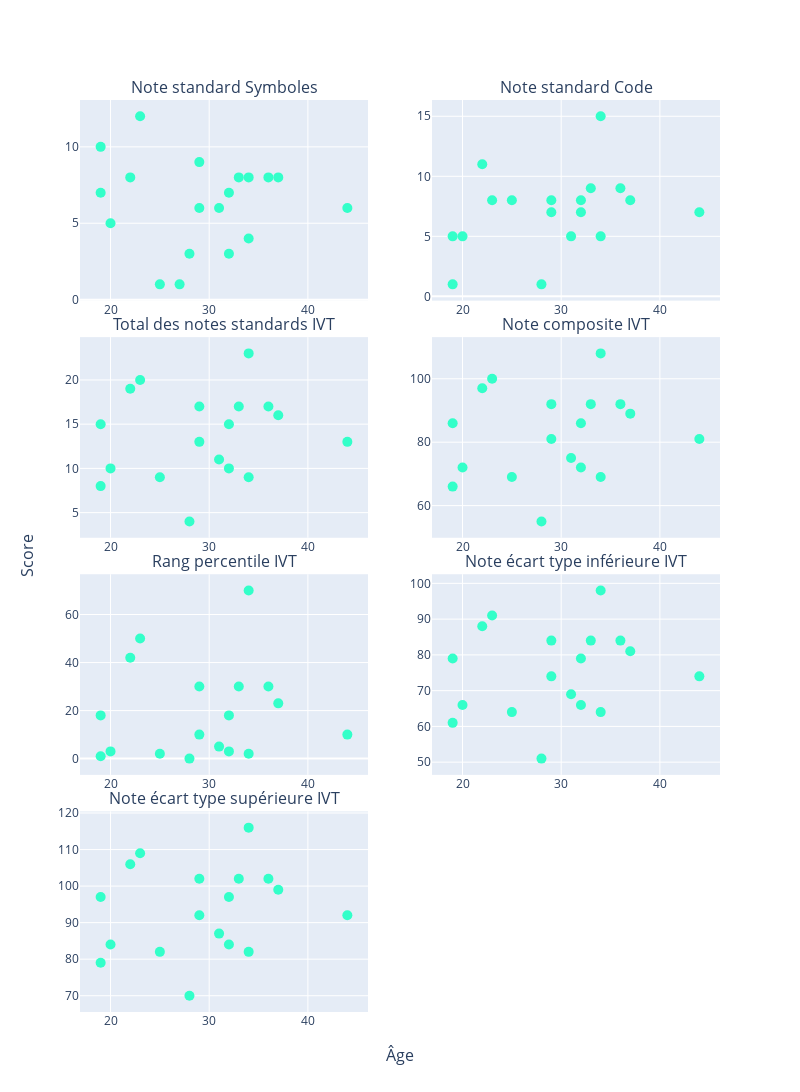

Source (notebook cell):
### Code cell
fig_wais_sub.add_trace(go.Scatter(x= df_wais_sub['age'], y=df_wais_sub[subplot_titles[4]], mode="markers+text",
            marker={'size': 10, "color": df_wais_sub['Type_color'] },
            hovertext= df_wais_sub['ID_SECONDAIRE'] +", "+ df_wais_sub['Type']),
            row=1, col=1)

fig_wais_sub.add_trace(go.Scatter(x= df_wais_sub['age'], y=df_wais_sub[subplot_titles[5]], mode="markers+text",
            marker={'size': 10, "color": df_wais_sub['Type_color'] },
            hovertext= df_wais_sub['ID_SECONDAIRE'] +", "+ df_wais_sub['Type']),
              row=1, col=2)

fig_wais_sub.add_trace(go.Scatter(x= df_wais_sub['age'], y=df_wais_sub[subplot_titles[6]], mode="markers+text",
            marker={'size': 10, "color": df_wais_sub['Type_color'] },
            hovertext= df_wais_sub['ID_SECONDAIRE'] +", "+ df_wais_sub['Type']),
              row=2, col=1)

fig_wais_sub.add_trace(go.Scatter(x= df_wais_sub['age'], y=df_wais_sub[subplot_titles[7]], mode="markers+text",
            marker={'size': 10, "color": df_wais_sub['Type_color'] },
            hovertext= df_wais_sub['ID_SECONDAIRE'] +", "+ df_wais_sub['Type']),
            row=2, col=2)

fig_wais_sub.add_trace(go.Scatter(x= df_wais_sub['age'], y=df_wais_sub[subplot_titles[8]], mode="markers+text",
            marker={'size': 10, "color": df_wais_sub['Type_color'] },
            hovertext= df_wais_sub['ID_SECONDAIRE'] +", "+ df_wais_sub['Type']),
            row=3, col=1)
                                                             
fig_wais_sub.add_trace(go.Scatter(x= df_wais_sub['age'], y=df_wais_sub[subplot_titles[9]], mode="markers+text",
            marker={'size': 10, "color": df_wais_sub['Type_color'] },
            hovertext= df_wais_sub['ID_SECONDAIRE'] +", "+ df_wais_sub['Type']),
            row=3, col=2)
    
fig_wais_sub.add_trace(go.Scatter(x= df_wais_sub['age'], y=df_wais_sub[subplot_titles[10]], mode="markers+text",
            marker={'size': 10, "color": df_wais_sub['Type_color'] },
            hovertext= df_wais_sub['ID_SECONDAIRE'] +", "+ df_wais_sub['Type']),
            row=4, col=1)
    
fig_wais_sub.update_layout(height=1500, width=800,
                   showlegend=False
            )

### Figure 1 — Plotly figure (JSON) as saved in the notebook; plotly's stock layout.template omitted (floating-point values rounded to 4 significant figures)
{"data": [{"hovertext": ["EF 2E 22 E0 EA, Type 1", "B6 A4 CD 3A 81, Type 1", "C2 C3 05 A8 4B, Type 1", "39 CA BD 3C 82, Type 1", "7B DE 78 5B F6, Type 1", "9B 8E 44 F8 FF, Type 1", "35 86 13 56 24, Type 1", "73 EC 1B D7 9B, Type 1", "7D 76 3D FC 91, Type 1", "AB A5 ED 43 8B, Type 1", "01 83 17 5E 89, Type 1", "B9 5D 22 14 86, Type 1", "A1 54 32 B1 53, Type 1", "FD 11 B7 CF 8F, Type 1", "DB 6B 59 3A 0C, Type 1", "F1 C2 1C 3A FC, Type 1", "98 2C 1A AA 87, Type 1", "A2 D7 D0 A4 2A, Type 1", "02 92 7B FF E6, Type 1", "06 25 B6 B7 F5, Type 1"], "marker": {"color": ["#33ffc9", "#33ffc9", "#33ffc9", "#33ffc9", "#33ffc9", "#33ffc9", "#33ffc9", "#33ffc9", "#33ffc9", "#33ffc9", "#33ffc9", "#33ffc9", "#33ffc9", "#33ffc9", "#33ffc9", "#33ffc9", "#33ffc9", "#33ffc9", "#33ffc9", "#33ffc9"], "size": 10}, "mode": "markers+text", "type": "scatter", "x": [19, 19, 20, 22, 23, 25, 27, 28, 29, 29, 31, 32, 32, 33, 34, 34, 36, 37, 41, 44], "xaxis": "x", "y": [7, 10, 5, 8, 12, 1, 1, 3, 9, 6, 6, 7, 3, 8, 4, 8, 8, 8, null, 6], "yaxis": "y"}, {"hovertext": ["EF 2E 22 E0 EA, Type 1", "B6 A4 CD 3A 81, Type 1", "C2 C3 05 A8 4B, Type 1", "39 CA BD 3C 82, Type 1", "7B DE 78 5B F6, Type 1", "9B 8E 44 F8 FF, Type 1", "35 86 13 56 24, Type 1", "73 EC 1B D7 9B, Type 1", "7D 76 3D FC 91, Type 1", "AB A5 ED 43 8B, Type 1", "01 83 17 5E 89, Type 1", "B9 5D 22 14 86, Type 1", "A1 54 32 B1 53, Type 1", "FD 11 B7 CF 8F, Type 1", "DB 6B 59 3A 0C, Type 1", "F1 C2 1C 3A FC, Type 1", "98 2C 1A AA 87, Type 1", "A2 D7 D0 A4 2A, Type 1", "02 92 7B FF E6, Type 1", "06 25 B6 B7 F5, Type 1"], "marker": {"color": ["#33ffc9", "#33ffc9", "#33ffc9", "#33ffc9", "#33ffc9", "#33ffc9", "#33ffc9", "#33ffc9", "#33ffc9", "#33ffc9", "#33ffc9", "#33ffc9", "#33ffc9", "#33ffc9", "#33ffc9", "#33ffc9", "#33ffc9", "#33ffc9", "#33ffc9", "#33ffc9"], "size": 10}, "mode": "markers+text", "type": "scatter", "x": [19, 19, 20, 22, 23, 25, 27, 28, 29, 29, 31, 32, 32, 33, 34, 34, 36, 37, 41, 44], "xaxis": "x2", "y": [1, 5, 5, 11, 8, 8, null, 1, 8, 7, 5, 8, 7, 9, 5, 15, 9, 8, null, 7], "yaxis": "y2"}, {"hovertext": ["EF 2E 22 E0 EA, Type 1", "B6 A4 CD 3A 81, Type 1", "C2 C3 05 A8 4B, Type 1", "39 CA BD 3C 82, Type 1", "7B DE 78 5B F6, Type 1", "9B 8E 44 F8 FF, Type 1", "35 86 13 56 24, Type 1", "73 EC 1B D7 9B, Type 1", "7D 76 3D FC 91, Type 1", "AB A5 ED 43 8B, Type 1", "01 83 17 5E 89, Type 1", "B9 5D 22 14 86, Type 1", "A1 54 32 B1 53, Type 1", "FD 11 B7 CF 8F, Type 1", "DB 6B 59 3A 0C, Type 1", "F1 C2 1C 3A FC, Type 1", "98 2C 1A AA 87, Type 1", "A2 D7 D0 A4 2A, Type 1", "02 92 7B FF E6, Type 1", "06 25 B6 B7 F5, Type 1"], "marker": {"color": ["#33ffc9", "#33ffc9", "#33ffc9", "#33ffc9", "#33ffc9", "#33ffc9", "#33ffc9", "#33ffc9", "#33ffc9", "#33ffc9", "#33ffc9", "#33ffc9", "#33ffc9", "#33ffc9", "#33ffc9", "#33ffc9", "#33ffc9", "#33ffc9", "#33ffc9", "#33ffc9"], "size": 10}, "mode": "markers+text", "type": "scatter", "x": [19, 19, 20, 22, 23, 25, 27, 28, 29, 29, 31, 32, 32, 33, 34, 34, 36, 37, 41, 44], "xaxis": "x3", "y": [8, 15, 10, 19, 20, 9, null, 4, 17, 13, 11, 15, 10, 17, 9, 23, 17, 16, null, 13], "yaxis": "y3"}, {"hovertext": ["EF 2E 22 E0 EA, Type 1", "B6 A4 CD 3A 81, Type 1", "C2 C3 05 A8 4B, Type 1", "39 CA BD 3C 82, Type 1", "7B DE 78 5B F6, Type 1", "9B 8E 44 F8 FF, Type 1", "35 86 13 56 24, Type 1", "73 EC 1B D7 9B, Type 1", "7D 76 3D FC 91, Type 1", "AB A5 ED 43 8B, Type 1", "01 83 17 5E 89, Type 1", "B9 5D 22 14 86, Type 1", "A1 54 32 B1 53, Type 1", "FD 11 B7 CF 8F, Type 1", "DB 6B 59 3A 0C, Type 1", "F1 C2 1C 3A FC, Type 1", "98 2C 1A AA 87, Type 1", "A2 D7 D0 A4 2A, Type 1", "02 92 7B FF E6, Type 1", "06 25 B6 B7 F5, Type 1"], "marker": {"color": ["#33ffc9", "#33ffc9", "#33ffc9", "#33ffc9", "#33ffc9", "#33ffc9", "#33ffc9", "#33ffc9", "#33ffc9", "#33ffc9", "#33ffc9", "#33ffc9", "#33ffc9", "#33ffc9", "#33ffc9", "#33ffc9", "#33ffc9", "#33ffc9", "#33ffc9", "#33ffc9"], "size": 10}, "mode": "markers+text", "type": "scatter", "x": [19, 19, 20, 22, 23, 25, 27, 28, 29, 29, 31, 32, 32, 33, 34, 34, 36, 37, 41, 44], "xaxis": "x4", "y": [66, 86, 72, 97, 100, 69, null, 55, 92, 81, 75, 86, 72, 92, 69, 108, 92, 89, null, 81], "yaxis": "y4"}, {"hovertext": ["EF 2E 22 E0 EA, Type 1", "B6 A4 CD 3A 81, Type 1", "C2 C3 05 A8 4B, Type 1", "39 CA BD 3C 82, Type 1", "7B DE 78 5B F6, Type 1", "9B 8E 44 F8 FF, Type 1", "35 86 13 56 24, Type 1", "73 EC 1B D7 9B, Type 1", "7D 76 3D FC 91, Type 1", "AB A5 ED 43 8B, Type 1", "01 83 17 5E 89, Type 1", "B9 5D 22 14 86, Type 1", "A1 54 32 B1 53, Type 1", "FD 11 B7 CF 8F, Type 1", "DB 6B 59 3A 0C, Type 1", "F1 C2 1C 3A FC, Type 1", "98 2C 1A AA 87, Type 1", "A2 D7 D0 A4 2A, Type 1", "02 92 7B FF E6, Type 1", "06 25 B6 B7 F5, Type 1"], "marker": {"color": ["#33ffc9", "#33ffc9", "#33ffc9", "#33ffc9", "#33ffc9", "#33ffc9", "#33ffc9", "#33ffc9", "#33ffc9", "#33ffc9", "#33ffc9", "#33ffc9", "#33ffc9", "#33ffc9", "#33ffc9", "#33ffc9", "#33ffc9", "#33ffc9", "#33ffc9", "#33ffc9"], "size": 10}, "mode": "markers+text", "type": "scatter", "x": [19, 19, 20, 22, 23, 25, 27, 28, 29, 29, 31, 32, 32, 33, 34, 34, 36, 37, 41, 44], "xaxis": "x5", "y": [1, 18, 3, 42, 50, 2, null, 0, 30, 10, 5, 18, 3, 30, 2, 70, 30, 23, null, 10], "yaxis": "y5"}, {"hovertext": ["EF 2E 22 E0 EA, Type 1", "B6 A4 CD 3A 81, Type 1", "C2 C3 05 A8 4B, Type 1", "39 CA BD 3C 82, Type 1", "7B DE 78 5B F6, Type 1", "9B 8E 44 F8 FF, Type 1", "35 86 13 56 24, Type 1", "73 EC 1B D7 9B, Type 1", "7D 76 3D FC 91, Type 1", "AB A5 ED 43 8B, Type 1", "01 83 17 5E 89, Type 1", "B9 5D 22 14 86, Type 1", "A1 54 32 B1 53, Type 1", "FD 11 B7 CF 8F, Type 1", "DB 6B 59 3A 0C, Type 1", "F1 C2 1C 3A FC, Type 1", "98 2C 1A AA 87, Type 1", "A2 D7 D0 A4 2A, Type 1", "02 92 7B FF E6, Type 1", "06 25 B6 B7 F5, Type 1"], "marker": {"color": ["#33ffc9", "#33ffc9", "#33ffc9", "#33ffc9", "#33ffc9", "#33ffc9", "#33ffc9", "#33ffc9", "#33ffc9", "#33ffc9", "#33ffc9", "#33ffc9", "#33ffc9", "#33ffc9", "#33ffc9", "#33ffc9", "#33ffc9", "#33ffc9", "#33ffc9", "#33ffc9"], "size": 10}, "mode": "markers+text", "type": "scatter", "x": [19, 19, 20, 22, 23, 25, 27, 28, 29, 29, 31, 32, 32, 33, 34, 34, 36, 37, 41, 44], "xaxis": "x6", "y": [61, 79, 66, 88, 91, 64, null, 51, 84, 74, 69, 79, 66, 84, 64, 98, 84, 81, null, 74], "yaxis": "y6"}, {"hovertext": ["EF 2E 22 E0 EA, Type 1", "B6 A4 CD 3A 81, Type 1", "C2 C3 05 A8 4B, Type 1", "39 CA BD 3C 82, Type 1", "7B DE 78 5B F6, Type 1", "9B 8E 44 F8 FF, Type 1", "35 86 13 56 24, Type 1", "73 EC 1B D7 9B, Type 1", "7D 76 3D FC 91, Type 1", "AB A5 ED 43 8B, Type 1", "01 83 17 5E 89, Type 1", "B9 5D 22 14 86, Type 1", "A1 54 32 B1 53, Type 1", "FD 11 B7 CF 8F, Type 1", "DB 6B 59 3A 0C, Type 1", "F1 C2 1C 3A FC, Type 1", "98 2C 1A AA 87, Type 1", "A2 D7 D0 A4 2A, Type 1", "02 92 7B FF E6, Type 1", "06 25 B6 B7 F5, Type 1"], "marker": {"color": ["#33ffc9", "#33ffc9", "#33ffc9", "#33ffc9", "#33ffc9", "#33ffc9", "#33ffc9", "#33ffc9", "#33ffc9", "#33ffc9", "#33ffc9", "#33ffc9", "#33ffc9", "#33ffc9", "#33ffc9", "#33ffc9", "#33ffc9", "#33ffc9", "#33ffc9", "#33ffc9"], "size": 10}, "mode": "markers+text", "type": "scatter", "x": [19, 19, 20, 22, 23, 25, 27, 28, 29, 29, 31, 32, 32, 33, 34, 34, 36, 37, 41, 44], "xaxis": "x7", "y": [79, 97, 84, 106, 109, 82, null, 70, 102, 92, 87, 97, 84, 102, 82, 116, 102, 99, null, 92], "yaxis": "y7"}], "layout": {"annotations": [{"font": {"size": 16}, "showarrow": false, "text": "Note standard Symboles", "x": 0.225, "xanchor": "center", "xref": "paper", "y": 1, "yanchor": "bottom", "yref": "paper"}, {"font": {"size": 16}, "showarrow": false, "text": "Note standard Code", "x": 0.775, "xanchor": "center", "xref": "paper", "y": 1, "yanchor": "bottom", "yref": "paper"}, {"font": {"size": 16}, "showarrow": false, "text": "Total des notes standards IVT", "x": 0.225, "xanchor": "center", "xref": "paper", "y": 0.74, "yanchor": "bottom", "yref": "paper"}, {"font": {"size": 16}, "showarrow": false, "text": "Note composite IVT", "x": 0.775, "xanchor": "center", "xref": "paper", "y": 0.74, "yanchor": "bottom", "yref": "paper"}, {"font": {"size": 16}, "showarrow": false, "text": "Rang percentile IVT", "x": 0.225, "xanchor": "center", "xref": "paper", "y": 0.48, "yanchor": "bottom", "yref": "paper"}, {"font": {"size": 16}, "showarrow": false, "text": "Note écart type inférieure IVT", "x": 0.775, "xanchor": "center", "xref": "paper", "y": 0.48, "yanchor": "bottom", "yref": "paper"}, {"font": {"size": 16}, "showarrow": false, "text": "Note écart type supérieure IVT", "x": 0.225, "xanchor": "center", "xref": "paper", "y": 0.22, "yanchor": "bottom", "yref": "paper"}, {"font": {"size": 16}, "showarrow": false, "text": "Âge", "x": 0.5, "xanchor": "center", "xref": "paper", "y": 0, "yanchor": "top", "yref": "paper", "yshift": -30}, {"font": {"size": 16}, "showarrow": false, "text": "Score", "textangle": -90, "x": 0, "xanchor": "right", "xref": "paper", "xshift": -40, "y": 0.5, "yanchor": "middle", "yref": "paper"}], "height": 1500, "showlegend": false, "width": 800, "xaxis": {"anchor": "y", "domain": [0, 0.45]}, "xaxis2": {"anchor": "y2", "domain": [0.55, 1]}, "xaxis3": {"anchor": "y3", "domain": [0, 0.45]}, "xaxis4": {"anchor": "y4", "domain": [0.55, 1]}, "xaxis5": {"anchor": "y5", "domain": [0, 0.45]}, "xaxis6": {"anchor": "y6", "domain": [0.55, 1]}, "xaxis7": {"anchor": "y7", "domain": [0, 0.45]}, "xaxis8": {"anchor": "y8", "domain": [0.55, 1]}, "yaxis": {"anchor": "x", "domain": [0.78, 1]}, "yaxis2": {"anchor": "x2", "domain": [0.78, 1]}, "yaxis3": {"anchor": "x3", "domain": [0.52, 0.74]}, "yaxis4": {"anchor": "x4", "domain": [0.52, 0.74]}, "yaxis5": {"anchor": "x5", "domain": [0.26, 0.48]}, "yaxis6": {"anchor": "x6", "domain": [0.26, 0.48]}, "yaxis7": {"anchor": "x7", "domain": [0, 0.22]}, "yaxis8": {"anchor": "x8", "domain": [0, 0.22]}}}
